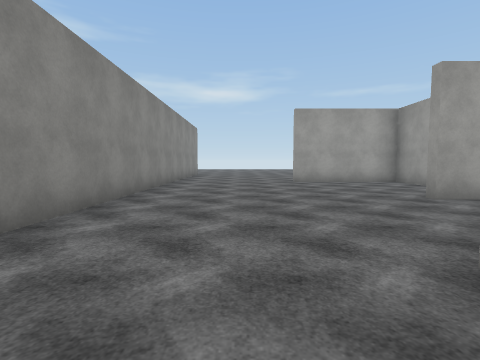
view 1 (above)

15 first-person views from a walk through a 3-D level made in the Unity game engine. The camera is 1.4 m above the floor, tilts 4° down and sees 85° across. The floor is counted in squares, 2 m on a side. Each view is taken from the middle of a square. On the plan, view 1 faces up. The plan holds only what a view shows up to about 9 squares ahead; the rest is blank. The place goes on beyond the plan. The player character is not drawn. Surface patterns are stand-ins for the level's own textures.

view 2
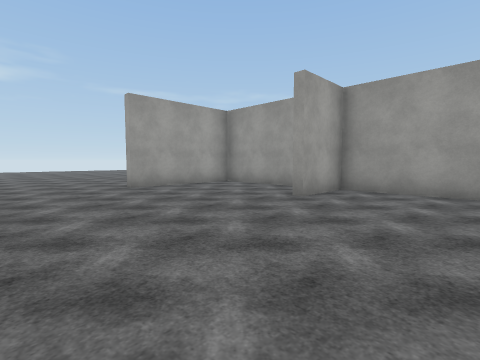

view 3
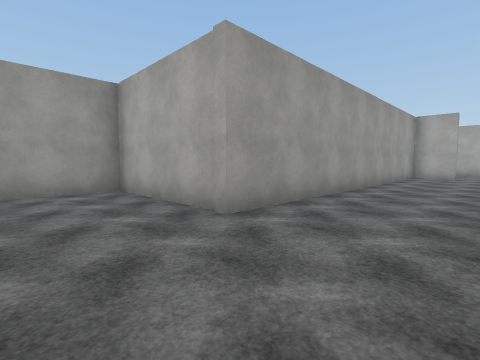

view 4
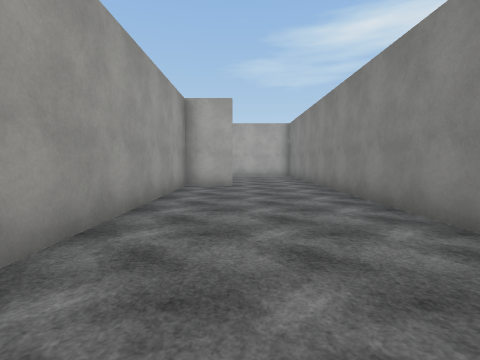

view 5
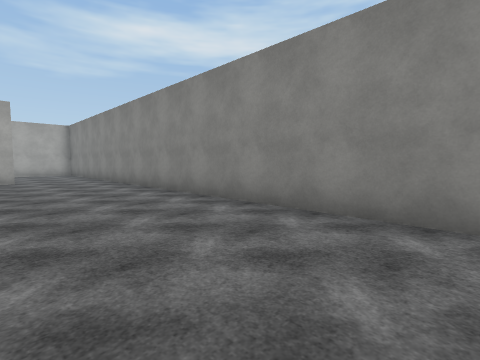

view 6
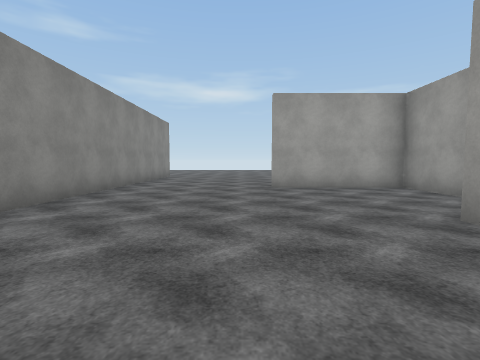

view 7
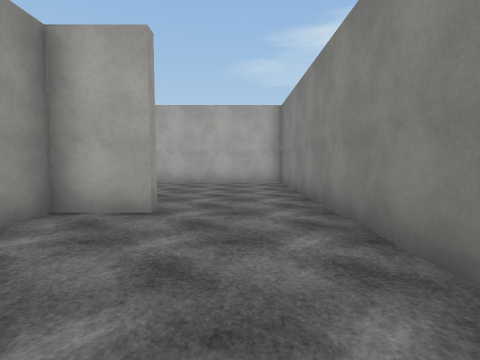

view 8
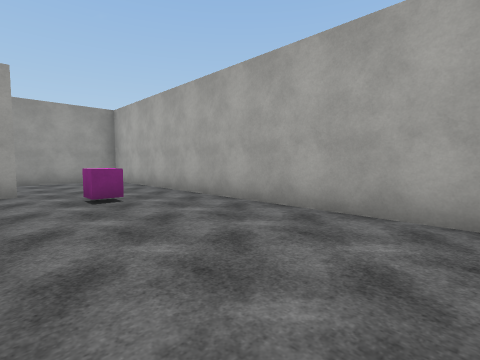

view 9
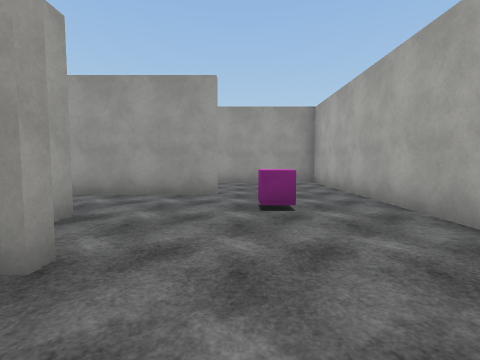

view 10
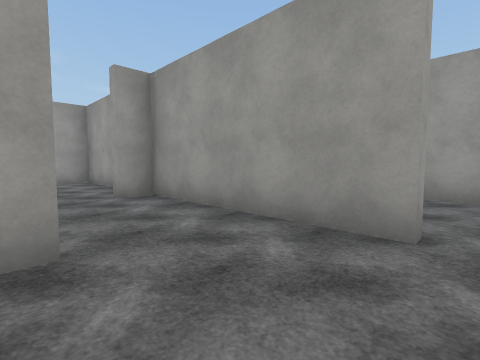

view 11
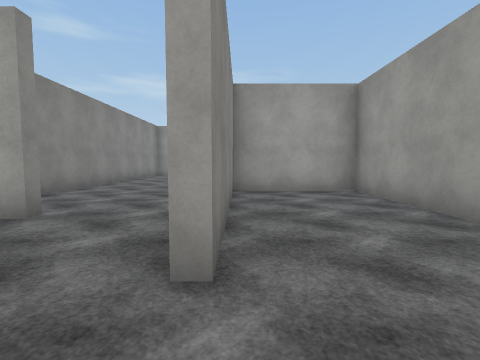

view 12
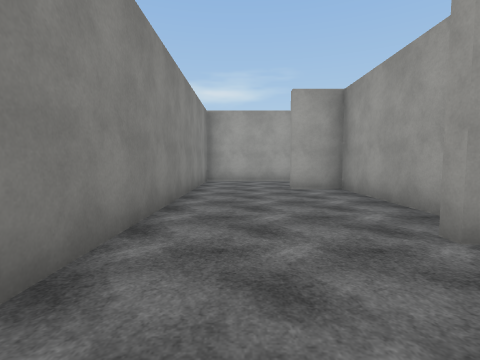

view 13
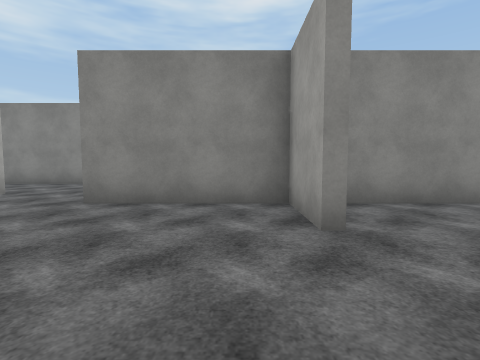

view 14
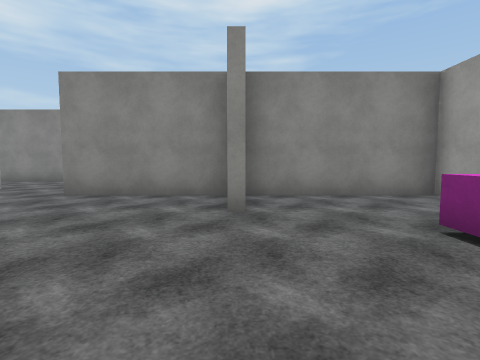

view 15
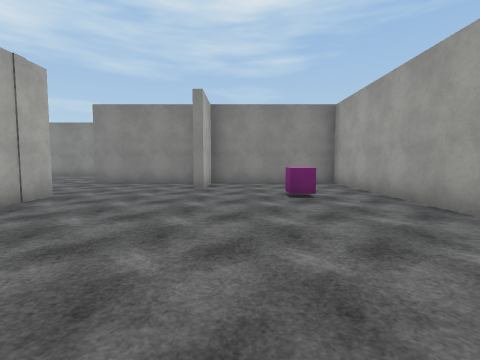

### Floor plan
Points are (right, up) in squares from view 1. A wall is a line through its corners. A room is listed if a view was taken in it or the views show most of it. See-through windows are left out.
Room 1 (views 1, 2, 3, 4, 5, 6, 7)
walls: (5.6, 4.8) (3.6, 4.8); (5.4, 6.1) (5.4, 9) (1.9, 9); (-2.3, 9.5) (-2.3, -7.5); (0.1, -8.6) (1.6, -8.6) (1.6, 1.6) (5.4, 1.6) (5.4, 4.9)
ways out: opening at (-0.5, -8.5) to room 2
Room 2 (views 8, 9, 10, 11, 12)
walls: (3.5, -8.8) (3, -8.8); (5.6, -10.6) (5.6, -5.8) (4.9, -5.8); (5.6, -4.8) (5.6, -1.4) (4.2, -1.4); (-2.3, -7.5) (-2.3, -13.5) (8.7, -13.5) (8.7, -5.8) (5.8, -5.8) (5.8, -10.6); (1.8, 0.9) (1.8, -6.9)
ways out: opening at (-0.5, -8.5) to room 1; opening at (5.5, 0) to room 3
objects: other object (4, -12)
Room 3 (views 13, 14, 15)
walls: (8.8, 2.2) (10, 2.2); (7.5, 4.8) (5.6, 4.8) (5.6, 1.2); (5.8, 5.1) (7.4, 5.1); (10.8, 9) (5.6, 9) (5.6, 4.8)
ways out: opening at (5.5, 0) to room 2
objects: other object (9, 7)

Where each view was taken, in squares from view 1:
view 1: 0 up, 0 right, facing up
view 2: 2 up, 1 left, facing up-right
view 3: 4 up, 1 left, facing down-right
view 4: 1 down, 0 right, facing down
view 5: 2 up, 1 right, facing down-left
view 6: 2 up, 1 right, facing up
view 7: 5 down, 1 left, facing down
view 8: 10 down, 1 left, facing down-right
view 9: 11 down, 0 right, facing right
view 10: 11 down, 3 right, facing up-right
view 11: 12 down, 6 right, facing up
view 12: 8 down, 3 right, facing up
view 13: 4 up, 10 right, facing left
view 14: 5 up, 11 right, facing left
view 15: 6 up, 14 right, facing left
